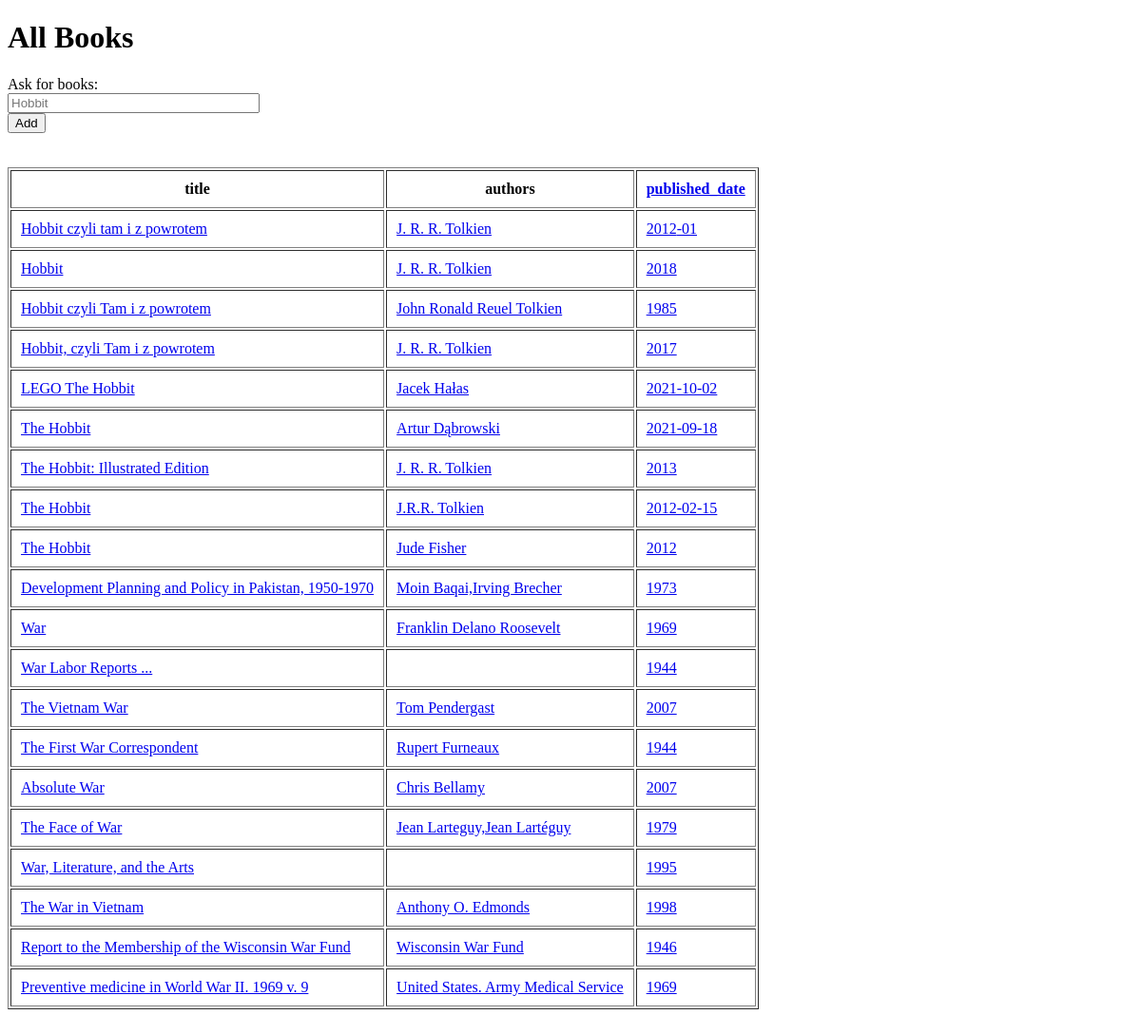
Before: /books with the older database file.
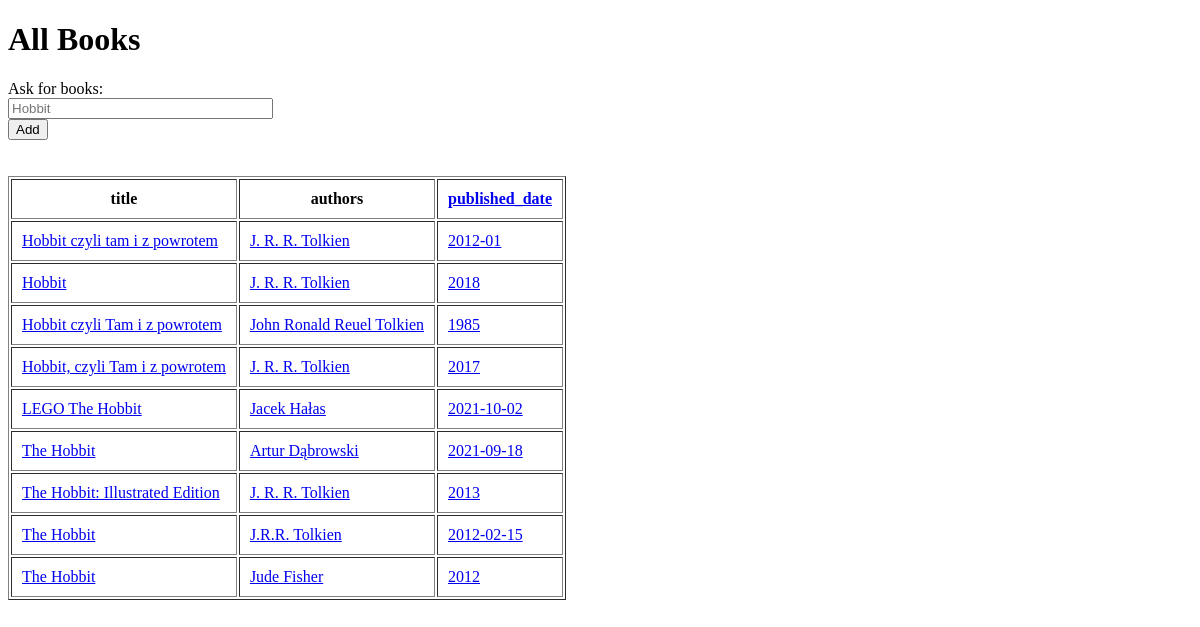
After: the same page with the newer database file.
### main.py (models this page shows, shortened)
class Book(db.Model):
    __tablename__ = "library"
    id = db.Column(db.Integer, primary_key=True)
    title = db.Column(db.String(250), nullable=False)
    authors = db.Column(db.String(250), nullable=False)
    published_date = db.Column(db.Date,  nullable=False)
    date_to_disp = db.Column(db.String(1), nullable=True)
    categories = db.Column(db.String(250), nullable=False)
    average_rating = db.Column(db.Integer, nullable=True)
    ratings_count = db.Column(db.Integer, nullable=True)
    thumbnail = db.Column(db.String(250), nullable=True)

### main.py (the view, shortened to what this page needs)
@app.route('/books')
def show_all_books():
    sort_by = request.args.get('sort_by', None)
    authors = request.args.getlist('author')
    published_date = request.args.get('published_date', None)
    if authors:
        try:
            all_books = Book.query.filter(or_(Book.authors == authors[0], Book.authors == authors[1]))
        except IndexError:
            all_books = Book.query.filter(Book.authors == authors[0])
    else:
        all_books = Book.query.order_by(sort_by)
    return render_template("all-books.html", books=all_books)

### templates/all-books.html (shortened to what this page needs)
<!DOCTYPE html>
<html lang="en">
<head>
</head>
<body>
    <div>
    <h1>All Books</h1>
    </div>
    <form action="{{url_for('add_books')}}" method="post">
        <label for="q">Ask for books:</label><br>
        <input type="text" id="q" name="q" placeholder="Hobbit" size="30"><br>
        <input type="submit" value="Add">
    </form><br><br>
    <table border="1" cellpadding="10">
        <thead>
            <tr>
                <th>title</th>
                <th>authors</th>
                <th><a href="{{url_for('show_all_books', sort_by='published_date')}}">published_date</a></th>
            </tr>
        </thead>
        <tbody>
            {% for item in books %}
            <tr>
                <td><a href="{{url_for('book_details', bookid=item.id) }}">{{item.title}}</a></td>
                <td><a href="{{url_for('show_all_books', author=item.authors) }}">
                    {{item.authors}}</a></td>
                {% if item.date_to_disp == 'y' %}
                <td><a href="{{url_for('show_all_books', published_date=item.published_date.year) }}">
                    {{item.published_date.year}}</a></td>
                {% elif item.date_to_disp == 'm' %}
                    {% if item.published_date.month < 10 %}
                        <td><a href="{{url_for('show_all_books', published_date=item.published_date) }}">
                        {{item.published_date.year}}-0{{item.published_date.month}}</a></td>
                    {% else %}
                        <td><a href="{{url_for('show_all_books', published_date=item.published_date) }}">
                        {{item.published_date}}</a></td>
                    {% endif %}
                {% else %}
                <td><a href="{{url_for('show_all_books', published_date=item.published_date) }}">
                    {{item.published_date}}</a></td>
                {% endif %}
            </tr>
            {% endfor %}
        </tbody>
    </table><br>
</body>
</html>

Changed rows visible on the page:
removed Book: title "Development Planning and Policy in Pakistan, 1950-1970", authors "Moin Baqai,Irving Brecher", published_date.year "1973"
removed Book: title "War", authors "Franklin Delano Roosevelt", published_date.year "1969"
removed Book: title "War Labor Reports ...", published_date.year "1944"
removed Book: title "The Vietnam War", authors "Tom Pendergast", published_date.year "2007"
removed Book: title "The First War Correspondent", authors "Rupert Furneaux", published_date.year "1944"
removed Book: title "Absolute War", authors "Chris Bellamy", published_date.year "2007"
removed Book: title "The Face of War", authors "Jean Larteguy,Jean Lartéguy", published_date.year "1979"
removed Book: title "War, Literature, and the Arts", published_date.year "1995"
removed Book: title "The War in Vietnam", authors "Anthony O. Edmonds", published_date.year "1998"
removed Book: title "Report to the Membership of the Wisconsin War Fund", authors "Wisconsin War Fund", published_date.year "1946"
removed Book: title "Preventive medicine in World War II. 1969 v. 9", authors "United States. Army Medical Service", published_date.year "1969"
